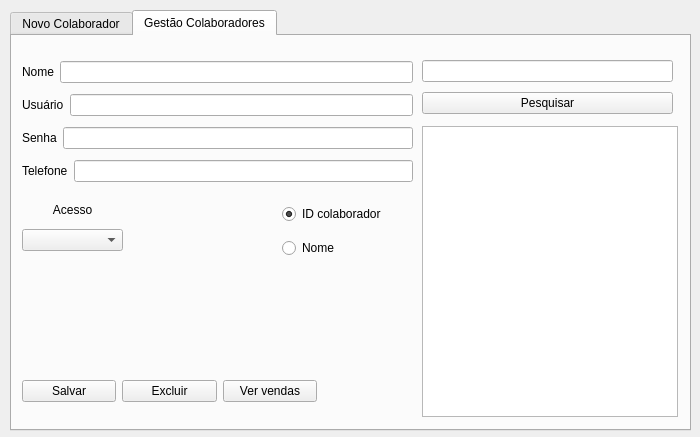
<?xml version="1.0" encoding="UTF-8"?>
<ui version="4.0">
 <class>pg_gestao_colaboradores</class>
 <widget class="QDialog" name="pg_gestao_colaboradores">
  <property name="geometry">
   <rect>
    <x>0</x>
    <y>0</y>
    <width>700</width>
    <height>437</height>
   </rect>
  </property>
  <property name="windowTitle">
   <string>Dialog</string>
  </property>
  <widget class="QTabWidget" name="tabWidget">
   <property name="geometry">
    <rect>
     <x>10</x>
     <y>10</y>
     <width>681</width>
     <height>421</height>
    </rect>
   </property>
   <property name="currentIndex">
    <number>1</number>
   </property>
   <widget class="QWidget" name="tab_novo_colab">
    <attribute name="title">
     <string>Novo Colaborador</string>
    </attribute>
    <widget class="QWidget" name="layoutWidget">
     <property name="geometry">
      <rect>
       <x>220</x>
       <y>330</y>
       <width>251</width>
       <height>31</height>
      </rect>
     </property>
     <layout class="QHBoxLayout" name="horizontalLayout">
      <item>
       <widget class="QPushButton" name="btn_salvar_novo">
        <property name="text">
         <string>Salvar</string>
        </property>
       </widget>
      </item>
      <item>
       <widget class="QPushButton" name="btn_cancelar_novo">
        <property name="text">
         <string>Cancelar</string>
        </property>
       </widget>
      </item>
     </layout>
    </widget>
    <widget class="QWidget" name="layoutWidget">
     <property name="geometry">
      <rect>
       <x>430</x>
       <y>160</y>
       <width>78</width>
       <height>55</height>
      </rect>
     </property>
     <layout class="QVBoxLayout" name="verticalLayout_5">
      <item>
       <widget class="QLabel" name="acesso">
        <property name="text">
         <string>Acesso</string>
        </property>
       </widget>
      </item>
      <item>
       <widget class="QComboBox" name="tipo_acesso"/>
      </item>
     </layout>
    </widget>
    <widget class="QWidget" name="layoutWidget">
     <property name="geometry">
      <rect>
       <x>110</x>
       <y>160</y>
       <width>291</width>
       <height>119</height>
      </rect>
     </property>
     <layout class="QVBoxLayout" name="verticalLayout_7">
      <item>
       <layout class="QVBoxLayout" name="verticalLayout_3">
        <item>
         <widget class="QLabel" name="senha">
          <property name="text">
           <string>Senha</string>
          </property>
         </widget>
        </item>
        <item>
         <widget class="QLineEdit" name="campo_senha_novo">
          <property name="echoMode">
           <enum>QLineEdit::EchoMode::Normal</enum>
          </property>
         </widget>
        </item>
       </layout>
      </item>
      <item>
       <layout class="QVBoxLayout" name="verticalLayout_4">
        <item>
         <widget class="QLabel" name="telefone">
          <property name="text">
           <string>Telefone</string>
          </property>
         </widget>
        </item>
        <item>
         <widget class="QLineEdit" name="campo_telefone_novo"/>
        </item>
       </layout>
      </item>
     </layout>
    </widget>
    <widget class="QWidget" name="layoutWidget">
     <property name="geometry">
      <rect>
       <x>70</x>
       <y>30</y>
       <width>551</width>
       <height>119</height>
      </rect>
     </property>
     <layout class="QVBoxLayout" name="verticalLayout_6">
      <item>
       <layout class="QVBoxLayout" name="verticalLayout">
        <item>
         <widget class="QLabel" name="nome">
          <property name="text">
           <string>Nome Completo</string>
          </property>
         </widget>
        </item>
        <item>
         <widget class="QLineEdit" name="campo_nome_novo"/>
        </item>
       </layout>
      </item>
      <item>
       <layout class="QVBoxLayout" name="verticalLayout_2">
        <item>
         <widget class="QLabel" name="usuario">
          <property name="text">
           <string>Usuário</string>
          </property>
         </widget>
        </item>
        <item>
         <widget class="QLineEdit" name="campo_usuario_novo"/>
        </item>
       </layout>
      </item>
     </layout>
    </widget>
   </widget>
   <widget class="QWidget" name="tab_gestao_colab">
    <attribute name="title">
     <string>Gestão Colaboradores</string>
    </attribute>
    <widget class="QWidget" name="layoutWidget_3">
     <property name="geometry">
      <rect>
       <x>10</x>
       <y>160</y>
       <width>101</width>
       <height>55</height>
      </rect>
     </property>
     <layout class="QVBoxLayout" name="verticalLayout_11">
      <item>
       <widget class="QLabel" name="acesso_2">
        <property name="layoutDirection">
         <enum>Qt::LayoutDirection::LeftToRight</enum>
        </property>
        <property name="text">
         <string>Acesso</string>
        </property>
        <property name="alignment">
         <set>Qt::AlignmentFlag::AlignCenter</set>
        </property>
       </widget>
      </item>
      <item>
       <widget class="QComboBox" name="tipo_acesso_2"/>
      </item>
     </layout>
    </widget>
    <widget class="QTableWidget" name="tabela_gestao_colab">
     <property name="geometry">
      <rect>
       <x>410</x>
       <y>90</y>
       <width>256</width>
       <height>291</height>
      </rect>
     </property>
    </widget>
    <widget class="QWidget" name="layoutWidget">
     <property name="geometry">
      <rect>
       <x>10</x>
       <y>20</y>
       <width>391</width>
       <height>135</height>
      </rect>
     </property>
     <layout class="QVBoxLayout" name="verticalLayout_8">
      <item>
       <layout class="QHBoxLayout" name="horizontalLayout_2">
        <item>
         <widget class="QLabel" name="nome_2">
          <property name="text">
           <string>Nome</string>
          </property>
         </widget>
        </item>
        <item>
         <widget class="QLineEdit" name="campo_nome_gestao"/>
        </item>
       </layout>
      </item>
      <item>
       <layout class="QHBoxLayout" name="horizontalLayout_3">
        <item>
         <widget class="QLabel" name="usuario_2">
          <property name="text">
           <string>Usuário</string>
          </property>
         </widget>
        </item>
        <item>
         <widget class="QLineEdit" name="campo_usuario_gestao"/>
        </item>
       </layout>
      </item>
      <item>
       <layout class="QHBoxLayout" name="horizontalLayout_4">
        <item>
         <widget class="QLabel" name="senha_2">
          <property name="text">
           <string>Senha</string>
          </property>
         </widget>
        </item>
        <item>
         <widget class="QLineEdit" name="campo_senha_gestao"/>
        </item>
       </layout>
      </item>
      <item>
       <layout class="QHBoxLayout" name="horizontalLayout_5">
        <item>
         <widget class="QLabel" name="telefone_2">
          <property name="text">
           <string>Telefone</string>
          </property>
         </widget>
        </item>
        <item>
         <widget class="QLineEdit" name="campo_telefone_gestao"/>
        </item>
       </layout>
      </item>
     </layout>
    </widget>
    <widget class="QWidget" name="layoutWidget">
     <property name="geometry">
      <rect>
       <x>10</x>
       <y>340</y>
       <width>295</width>
       <height>31</height>
      </rect>
     </property>
     <layout class="QHBoxLayout" name="horizontalLayout_6">
      <item>
       <widget class="QPushButton" name="btn_salver_gestao">
        <property name="text">
         <string>Salvar</string>
        </property>
       </widget>
      </item>
      <item>
       <widget class="QPushButton" name="btn_excluir_gestao">
        <property name="text">
         <string>Excluir</string>
        </property>
       </widget>
      </item>
      <item>
       <widget class="QPushButton" name="btn_ver_vendas">
        <property name="text">
         <string>Ver vendas</string>
        </property>
       </widget>
      </item>
     </layout>
    </widget>
    <widget class="QWidget" name="layoutWidget">
     <property name="geometry">
      <rect>
       <x>270</x>
       <y>160</y>
       <width>128</width>
       <height>71</height>
      </rect>
     </property>
     <layout class="QVBoxLayout" name="verticalLayout_9">
      <item>
       <widget class="QRadioButton" name="filtro_id">
        <property name="text">
         <string>ID colaborador</string>
        </property>
        <property name="checked">
         <bool>true</bool>
        </property>
       </widget>
      </item>
      <item>
       <widget class="QRadioButton" name="filtro_nome">
        <property name="text">
         <string>Nome</string>
        </property>
       </widget>
      </item>
     </layout>
    </widget>
    <widget class="QWidget" name="layoutWidget">
     <property name="geometry">
      <rect>
       <x>410</x>
       <y>20</y>
       <width>251</width>
       <height>64</height>
      </rect>
     </property>
     <layout class="QVBoxLayout" name="verticalLayout_10">
      <item>
       <widget class="QLineEdit" name="campo_pesquisar"/>
      </item>
      <item>
       <widget class="QPushButton" name="btn_pesquisar">
        <property name="text">
         <string>Pesquisar</string>
        </property>
       </widget>
      </item>
     </layout>
    </widget>
   </widget>
  </widget>
 </widget>
 <resources/>
 <connections/>
</ui>
